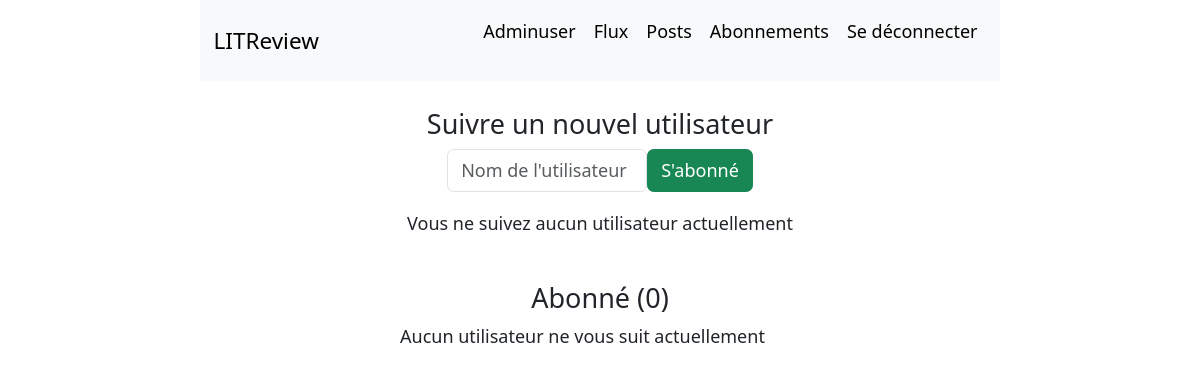
The page /subscriptions/ (signed in) on the database as committed earlier.
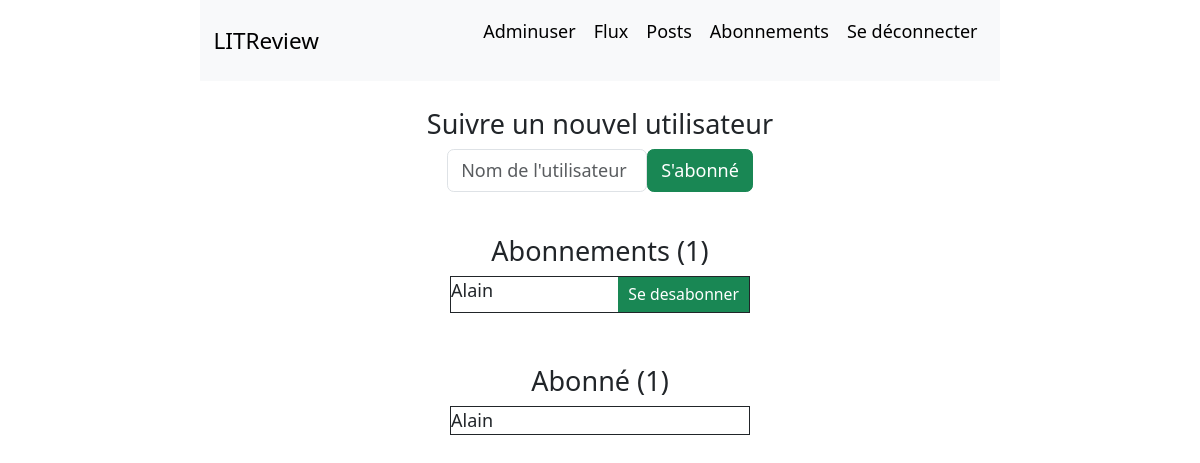
The same page on the database as committed later.
### authentication/models.py (models this page shows)
class User(AbstractUser):
    pass

class UserFollows(models.Model):
    user = models.ForeignKey(to=settings.AUTH_USER_MODEL, on_delete=models.CASCADE)
    followed_user = models.ForeignKey(
        to=settings.AUTH_USER_MODEL,
        on_delete=models.CASCADE,
        related_name="followed_by",
    )
    class Meta:
        unique_together = (
            "user",
            "followed_user",
        )

### authentication/views.py (the view)
# urls.py: path('subscriptions/', authentication.views.subscriptions_page, name='subscriptions'),
@login_required
def subscriptions_page(request):
    subscribe_form = forms.SubscribeForm()
    blocked_form = forms.BlockedForm()
    followed_user = UserFollows.objects.filter(user=request.user).order_by(
        "followed_user"
    )
    followed_by = UserFollows.objects.filter(followed_user=request.user).order_by(
        "followed_user"
    )
    blocked_user = UserBlocked.objects.filter(user=request.user).order_by(
        "blocked_user"
    )
    print(blocked_user)
    if request.method == "POST":
        subscribe_form = forms.SubscribeForm(request.POST)
        if subscribe_form.is_valid():
            pass
        else:
            subscribe_form = forms.SubscribeForm()
    context = {
        "blocked_form": blocked_form,
        "blocked_user": blocked_user,
        "subscribe_form": subscribe_form,
        "followed_user": followed_user,
        "followed_by": followed_by,
    }
    return render(request, "authentication/subscriptions.html", context)

### authentication/forms.py
class BlockedForm(forms.Form):
    blocked_user = forms.CharField(widget=forms.TextInput())

class SubscribeForm(forms.Form):
    followed_user = forms.CharField(widget=forms.TextInput())

### authentication/templates/authentication/subscriptions.html (shortened to what this page needs)
{% extends 'base.html' %} {% block content %} {% load crispy_forms_tags %}
<div class="container_pages">
    <div class="pt-4">
        <p class="text-center h4">Suivre un nouvel utilisateur</p>
        <form class="search_user" method="post" action="{% url 'follow' %}">
            <div class="col-md-6">
                <input
                        type="text"
                        class="form-control"
                        name="followed_user"
                        placeholder="Nom de l'utilisateur"
                />
            </div>
            <div class="">
                <button type="submit" class="btn btn-success mb-3">S'abonné</button>
            </div>
        </form>
    </div>
    <div>
        {% if followed_user %}
        <div class="followed">
            <p class="text-center h4">Abonnements ({{ followed_user.count }})</p>
            {% for user in followed_user %}
            <div class="followed_user fieldset">
                <p class="mb-0 ml-4">{{ user.followed_user.username|capfirst }}</p>
                <form method="post" action="{% url 'unfollow' user.id %}">
                    <button type="submit" class="btn btn-success btn-sm rounded-0">Se desabonner</button>
                </form>
            </div>
            {% endfor %}
            {% else %}
            <div>
                <p class="text-center">Vous ne suivez aucun utilisateur actuellement</p>
                {% endif %}
            </div>
            <div>
                <p class="text-center h4 pt-4">Abonné ({{ followed_by.count }})</p>
                {% if followed_by %}
                {% for follower in followed_by %}
                <fieldset class="fieldset subscriber">
                    {{ follower.user.username|capfirst }}
                </fieldset>
                {% endfor %}
                {% else %}
                <p>Aucun utilisateur ne vous suit actuellement</p>
                {% endif %}
            </div>
        </div>
    </div>
</div>
{% endblock content %}

### templates/base.html (shortened to what this page needs)
<!DOCTYPE html>
{% load static %}
<html lang="en">
<head>
    <link href="https://cdn.jsdelivr.net/npm/bootstrap@5.3.0/dist/css/bootstrap.min.css" rel="stylesheet"
>
    <link rel="stylesheet" href="{% static 'review/css/styles.css' %}"/>
</head>
<body>
<div class="container_all">
    <nav class="navbar navbar-expand-lg bg-body-tertiary">
        <div class="container-fluid">
            <a class="navbar-brand" href="">LITReview</a>
            {% if user.is_authenticated %}
            <div class="d-flex" id="navbarSupportedContent">
                <ul class="navbar-nav me-auto mb-2 mb-lg-0">
                    <li class="nav-item">
                        <p class="nav-link active">{{ request.user|capfirst }}</p>
                    </li>
                    <li class="nav-item">
                        <a class="nav-link active" aria-current="page" href="{% url 'home' %}">Flux</a>
                    </li>
                    <li class="nav-item">
                        <a class="nav-link active" aria-current="page" href="{% url 'posts' %}">Posts</a>
                    </li>
                    <li class="nav-item">
                        <a class="nav-link active" aria-current="page" href="{% url 'subscriptions' %}">Abonnements</a>
                    </li>
                    <li class="nav-item">
                        <a class="nav-link active" aria-current="page" href="{% url 'logout' %}">Se déconnecter</a>
                    </li>
                </ul>
            </div>
            {% endif %}
        </div>
    </nav>
    {% block content %} {% endblock content %}
</body>
</html>

### review/static/review/css/styles.css (style rules this page uses)
* { font-size: 18px; }
.container_all { margin: 0 200px; }
.container_pages { margin: 0 200px 200px; }
.fieldset { border: 1px solid; }
.subscriber { margin: 10px 50px; }
.subscriber { margin: 0 50px; }
.followed_user { display: flex; justify-content: space-between; }
.followed { margin: 25px 50px; }
.search_user { display: flex; justify-content: center; }

Rows that differ between the two databases and show on the page:
added UserFollows: followed_user.username "Alain"
added UserFollows: user.username "Alain"
Other text that changed with them:
{{ followed_user.count }}: (not shown) → "1"
{{ followed_by.count }}: "0" → "1"
text no longer shown: "Vous ne suivez aucun utilisateur actuellement Aucun utilisateur ne vous suit actuellement"
text now shown: "Abonnements ( )"
